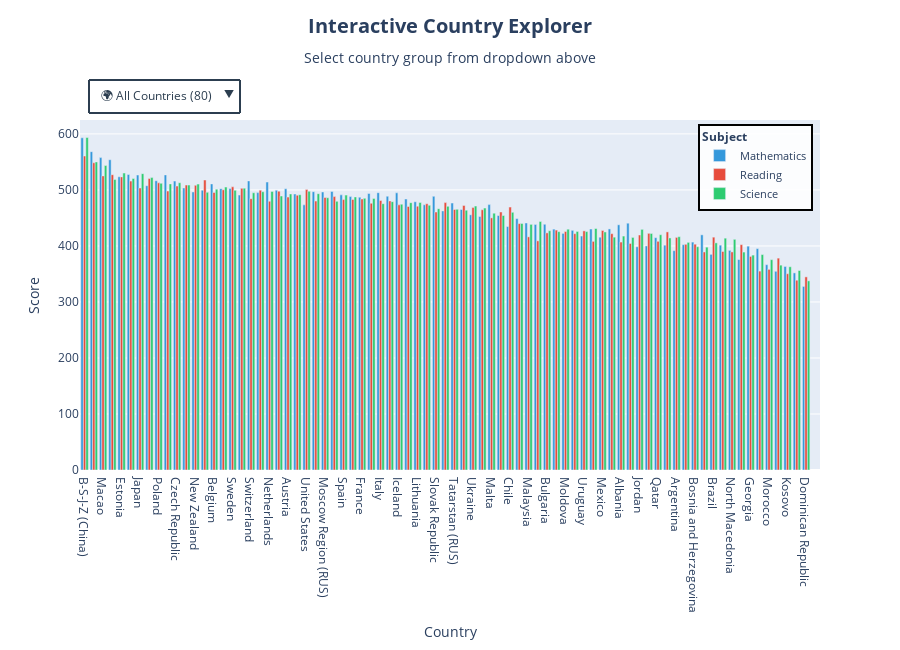

Write notebook code for a chart like this one.
### Markdown cell above
---
# Interactive Visualizations
---

### Code cell
# Interactive Plot 1: Country Performance Explorer
# Prepare data
plot_data = country_scores[['Math', 'Reading', 'Science', 'Overall']].reset_index()
plot_data.columns = ['Country', 'Mathematics', 'Reading', 'Science', 'Overall']
plot_data = plot_data.sort_values('Overall', ascending=False)

# Country groups
all_countries = plot_data['Country'].tolist()
top10_countries = plot_data.nlargest(10, 'Overall')['Country'].tolist()
top20_countries = plot_data.nlargest(20, 'Overall')['Country'].tolist()
top5_countries = plot_data.nlargest(5, 'Overall')['Country'].tolist()
greece_comparison = top5_countries + ['Greece'] if 'Greece' not in top5_countries else top5_countries

# Create figure with dropdown menus
fig = go.Figure()

# Add traces for all three subjects
subjects = ['Mathematics', 'Reading', 'Science']
colors = ['#3498db', '#e74c3c', '#2ecc71']

for subject, color in zip(subjects, colors):
    fig.add_trace(go.Bar(
        x=plot_data['Country'],
        y=plot_data[subject],
        name=subject,
        marker=dict(color=color),
        hovertemplate='<b>%{x}</b><br>' + subject + ': %{y:.1f}<extra></extra>'
    ))

# Create dropdown menu for country selection
country_buttons = []

# All Countries button
country_buttons.append(
    dict(label='🌍 All Countries (80)', method='update',
         args=[{'x': [all_countries, all_countries, all_countries],
                'y': [plot_data['Mathematics'].tolist(), 
                      plot_data['Reading'].tolist(), 
                      plot_data['Science'].tolist()]}])
)

# Top 10 button
country_buttons.append(
    dict(label='🏆 Top 10', method='update',
         args=[{'x': [top10_countries, top10_countries, top10_countries],
                'y': [[plot_data[plot_data['Country']==c][s].values[0] for c in top10_countries] 
                      for s in subjects]}])
)

# Top 20 button
country_buttons.append(
    dict(label='⭐ Top 20', method='update',
         args=[{'x': [top20_countries, top20_countries, top20_countries],
                'y': [[plot_data[plot_data['Country']==c][s].values[0] for c in top20_countries] 
                      for s in subjects]}])
)

# Greece vs Top 5 button
country_buttons.append(
    dict(label='🇬🇷 Greece vs Top 5', method='update',
         args=[{'x': [greece_comparison, greece_comparison, greece_comparison],
                'y': [[plot_data[plot_data['Country']==c][s].values[0] for c in greece_comparison] 
                      for s in subjects]}])
)

# Update layout with FIXED dropdown positioning - now OUTSIDE the plot area!
fig.update_layout(
    title={
        'text': '<b>Interactive Country Explorer</b><br><sub>Select country group from dropdown above</sub>',
        'y': 0.95,
        'x': 0.5,
        'xanchor': 'center',
        'yanchor': 'top',
        'font': {'size': 20}
    },
    xaxis_title='Country',
    yaxis_title='Score',
    barmode='group',
    height=650,
    margin=dict(t=120),  # Add top margin for dropdown
    hovermode='closest',
    showlegend=True,
    legend=dict(
        title=dict(text='<b>Subject</b>', font=dict(size=12)),
        orientation="v",
        yanchor="top",
        y=0.99,
        xanchor="right",
        x=0.99,
        bgcolor="rgba(255, 255, 255, 0.9)",
        bordercolor="Black",
        borderwidth=2,
        font=dict(size=11)
    ),
    xaxis={'categoryorder': 'total descending'},
    updatemenus=[
        dict(
            active=0,
            buttons=country_buttons,
            direction='down',
            pad={"r": 10, "t": 10},
            showactive=True,
            x=0.01,
            xanchor='left',
            y=1.15,  # MOVED ABOVE THE PLOT!
            yanchor='top',
            bgcolor='rgba(255, 255, 255, 0.95)',
            bordercolor='#2c3e50',
            borderwidth=2,
            font=dict(size=12, color='#2c3e50')
        )
    ]
)

fig.show()
print("\n✓ Interactive Plot 1: Country Performance Explorer ready!")
print("   Dropdown menu now positioned ABOVE the chart (no overlap!)")
print("   Filters: 🌍 All Countries | 🏆 Top 10 | ⭐ Top 20 | 🇬🇷 Greece vs Top 5")
print("   Legend: Math (Blue) | Reading (Red) | Science (Green)")

### Figure 1 — Plotly figure (JSON) as saved in the notebook; plotly's stock layout.template omitted (floating-point values rounded to 4 significant figures; data arrays with more than 128 entries replaced by an {"elided": "..."} marker saying what was removed)
{"data": [{"hovertemplate": "<b>%{x}</b><br>Mathematics: %{y:.1f}<extra></extra>", "marker": {"color": "#3498db"}, "name": "Mathematics", "type": "bar", "x": ["B-S-J-Z (China)", "Singapore", "Macao", "Hong Kong", "Estonia", "Korea", "Japan", "Finland", "Poland", "Chinese Taipei", "Czech Republic", "Canada", "New Zealand", "Ireland", "Belgium", "Germany", "Sweden", "Australia", "Switzerland", "United Kingdom", "Netherlands", "Norway", "Austria", "Portugal", "United States", "Slovenia", "Moscow Region (RUS)", "Denmark", "Spain", "Hungary", "France", "Latvia", "Italy", "Russian Federation", "Iceland", "Luxembourg", "Lithuania", "Belarus", "Slovak Republic", "Croatia", "Tatarstan (RUS)", "Israel", "Ukraine", "Turkey", "Malta", "Greece", "Chile", "Serbia", "Malaysia", "Thailand", "Bulgaria", "Romania", "Moldova", "United Arab Emirates", "Uruguay", "Brunei Darussalam", "Mexico", "Montenegro", "Albania", "Kazakhstan", "Jordan", "Colombia", "Qatar", "Costa Rica", "Argentina", "Peru", "Bosnia and Herzegovina", "Baku (Azerbaijan)", "Brazil", "Indonesia", "North Macedonia", "Saudi Arabia", "Georgia", "Lebanon", "Morocco", "Panama", "Kosovo", "Philippines", "Dominican Republic", "Vietnam"], "y": [593.1, 568.3, 557.7, 553.9, 523.5, 527.5, 526.6, 507.5, 516.4, 526.9, 515.7, 503.5, 496.4, 499.6, 510.8, 502.2, 502.4, 490.7, 516.1, 495.2, 514.1, 499.6, 502, 492.7, 473.3, 496.9, 496.3, 497.3, 491.2, 488.1, 487.0, 493.7, 495.1, 488.8, 494.8, 483.8, 478.9, 473.4, 488.6, 462.6, 476.6, 465.0, 455.6, 452.6, 473.8, 454.2, 434.6, 448.8, 441, 438.4, 438.7, 430.0, 422.4, 427.9, 417.7, 430.2, 415.6, 430.4, 437.7, 440.6, 398.5, 400.0, 414.8, 401.4, 391.6, 402.2, 406.9, 419.9, 385.0, 401.4, 392.1, 375.7, 399.6, 395.2, 366.5, 354.7, 363.4, 351.9, 327.7, null]}, {"hovertemplate": "<b>%{x}</b><br>Reading: %{y:.1f}<extra></extra>", "marker": {"color": "#e74c3c"}, "name": "Reading", "type": "bar", "x": ["B-S-J-Z (China)", "Singapore", "Macao", "Hong Kong", "Estonia", "Korea", "Japan", "Finland", "Poland", "Chinese Taipei", "Czech Republic", "Canada", "New Zealand", "Ireland", "Belgium", "Germany", "Sweden", "Australia", "Switzerland", "United Kingdom", "Netherlands", "Norway", "Austria", "Portugal", "United States", "Slovenia", "Moscow Region (RUS)", "Denmark", "Spain", "Hungary", "France", "Latvia", "Italy", "Russian Federation", "Iceland", "Luxembourg", "Lithuania", "Belarus", "Slovak Republic", "Croatia", "Tatarstan (RUS)", "Israel", "Ukraine", "Turkey", "Malta", "Greece", "Chile", "Serbia", "Malaysia", "Thailand", "Bulgaria", "Romania", "Moldova", "United Arab Emirates", "Uruguay", "Brunei Darussalam", "Mexico", "Montenegro", "Albania", "Kazakhstan", "Jordan", "Colombia", "Qatar", "Costa Rica", "Argentina", "Peru", "Bosnia and Herzegovina", "Baku (Azerbaijan)", "Brazil", "Indonesia", "North Macedonia", "Saudi Arabia", "Georgia", "Lebanon", "Morocco", "Panama", "Kosovo", "Philippines", "Dominican Republic", "Vietnam"], "y": [560.5, 548.5, 525.1, 527.2, 523.3, 515.8, 503.5, 520.3, 512.6, 498, 506.9, 508.6, 508.2, 517.7, 495.4, 500.2, 505.5, 502.9, 484.4, 499.6, 479.8, 497.8, 487.1, 490.6, 500.6, 480.1, 486.5, 488.1, 482.7, 482.9, 483.8, 476.2, 481.1, 480.3, 473.3, 470.5, 471.1, 475.3, 460.6, 477.4, 465.1, 472.3, 468.5, 464.6, 450.1, 460.6, 469.4, 439.9, 416.2, 409.1, 423.3, 428.3, 425.8, 421.9, 426.9, 408.2, 427.6, 421.9, 407.0, 404.4, 419.5, 422.5, 408.3, 425.1, 415.3, 402.9, 403.1, 389.2, 415.6, 390.1, 389.3, 402.3, 381.3, 355.1, 358.2, 378.2, 350.4, 338.8, 344.8, null]}, {"hovertemplate": "<b>%{x}</b><br>Science: %{y:.1f}<extra></extra>", "marker": {"color": "#2ecc71"}, "name": "Science", "type": "bar", "x": ["B-S-J-Z (China)", "Singapore", "Macao", "Hong Kong", "Estonia", "Korea", "Japan", "Finland", "Poland", "Chinese Taipei", "Czech Republic", "Canada", "New Zealand", "Ireland", "Belgium", "Germany", "Sweden", "Australia", "Switzerland", "United Kingdom", "Netherlands", "Norway", "Austria", "Portugal", "United States", "Slovenia", "Moscow Region (RUS)", "Denmark", "Spain", "Hungary", "France", "Latvia", "Italy", "Russian Federation", "Iceland", "Luxembourg", "Lithuania", "Belarus", "Slovak Republic", "Croatia", "Tatarstan (RUS)", "Israel", "Ukraine", "Turkey", "Malta", "Greece", "Chile", "Serbia", "Malaysia", "Thailand", "Bulgaria", "Romania", "Moldova", "United Arab Emirates", "Uruguay", "Brunei Darussalam", "Mexico", "Montenegro", "Albania", "Kazakhstan", "Jordan", "Colombia", "Qatar", "Costa Rica", "Argentina", "Peru", "Bosnia and Herzegovina", "Baku (Azerbaijan)", "Brazil", "Indonesia", "North Macedonia", "Saudi Arabia", "Georgia", "Lebanon", "Morocco", "Panama", "Kosovo", "Philippines", "Dominican Republic", "Vietnam"], "y": [593.6, 550.0, 543.5, 518.5, 530.1, 520.3, 529.0, 522.0, 511.8, 510.8, 512.9, 508.7, 510.4, 495.8, 501.4, 505.1, 499.4, 503.2, 494.9, 496.7, 497.4, 489.1, 492.8, 491.4, 497.6, 493.2, 486, 479.6, 490.7, 487.5, 485.0, 484.9, 475.4, 479.0, 474.6, 477.2, 477.7, 472.6, 466.5, 470.7, 465.5, 463.9, 471.1, 467.6, 458.6, 454.3, 459.9, 440.1, 438.5, 443.7, 427.2, 425.5, 429.9, 425.9, 425.6, 431.1, 425.0, 415.7, 417.6, 415.2, 429.6, 422.3, 420.0, 414.3, 416.5, 406.4, 398.6, 397.9, 405.5, 413.9, 411.8, 389.1, 383.7, 384.6, 375.5, 365.7, 362.8, 356.1, 337.7, null]}], "layout": {"barmode": "group", "height": 650, "hovermode": "closest", "legend": {"bgcolor": "rgba(255, 255, 255, 0.9)", "bordercolor": "Black", "borderwidth": 2, "font": {"size": 11}, "orientation": "v", "title": {"font": {"size": 12}, "text": "<b>Subject</b>"}, "x": 0.99, "xanchor": "right", "y": 0.99, "yanchor": "top"}, "margin": {"t": 120}, "showlegend": true, "title": {"font": {"size": 20}, "text": "<b>Interactive Country Explorer</b><br><sub>Select country group from dropdown above</sub>", "x": 0.5, "xanchor": "center", "y": 0.95, "yanchor": "top"}, "updatemenus": [{"active": 0, "bgcolor": "rgba(255, 255, 255, 0.95)", "bordercolor": "#2c3e50", "borderwidth": 2, "buttons": [{"args": [{"x": {"elided": "3x80 str values"}, "y": {"elided": "3x80 float values"}}], "label": "🌍 All Countries (80)", "method": "update"}, {"args": [{"x": [["B-S-J-Z (China)", "Singapore", "Macao", "Hong Kong", "Estonia", "Korea", "Japan", "Finland", "Poland", "Chinese Taipei"], ["B-S-J-Z (China)", "Singapore", "Macao", "Hong Kong", "Estonia", "Korea", "Japan", "Finland", "Poland", "Chinese Taipei"], ["B-S-J-Z (China)", "Singapore", "Macao", "Hong Kong", "Estonia", "Korea", "Japan", "Finland", "Poland", "Chinese Taipei"]], "y": [[593.1, 568.3, 557.7, 553.9, 523.5, 527.5, 526.6, 507.5, 516.4, 526.9], [560.5, 548.5, 525.1, 527.2, 523.3, 515.8, 503.5, 520.3, 512.6, 498], [593.6, 550.0, 543.5, 518.5, 530.1, 520.3, 529.0, 522.0, 511.8, 510.8]]}], "label": "🏆 Top 10", "method": "update"}, {"args": [{"x": [["B-S-J-Z (China)", "Singapore", "Macao", "Hong Kong", "Estonia", "Korea", "Japan", "Finland", "Poland", "Chinese Taipei", "Czech Republic", "Canada", "New Zealand", "Ireland", "Belgium", "Germany", "Sweden", "Australia", "Switzerland", "United Kingdom"], ["B-S-J-Z (China)", "Singapore", "Macao", "Hong Kong", "Estonia", "Korea", "Japan", "Finland", "Poland", "Chinese Taipei", "Czech Republic", "Canada", "New Zealand", "Ireland", "Belgium", "Germany", "Sweden", "Australia", "Switzerland", "United Kingdom"], ["B-S-J-Z (China)", "Singapore", "Macao", "Hong Kong", "Estonia", "Korea", "Japan", "Finland", "Poland", "Chinese Taipei", "Czech Republic", "Canada", "New Zealand", "Ireland", "Belgium", "Germany", "Sweden", "Australia", "Switzerland", "United Kingdom"]], "y": [[593.1, 568.3, 557.7, 553.9, 523.5, 527.5, 526.6, 507.5, 516.4, 526.9, 515.7, 503.5, 496.4, 499.6, 510.8, 502.2, 502.4, 490.7, 516.1, 495.2], [560.5, 548.5, 525.1, 527.2, 523.3, 515.8, 503.5, 520.3, 512.6, 498, 506.9, 508.6, 508.2, 517.7, 495.4, 500.2, 505.5, 502.9, 484.4, 499.6], [593.6, 550.0, 543.5, 518.5, 530.1, 520.3, 529.0, 522.0, 511.8, 510.8, 512.9, 508.7, 510.4, 495.8, 501.4, 505.1, 499.4, 503.2, 494.9, 496.7]]}], "label": "⭐ Top 20", "method": "update"}, {"args": [{"x": [["B-S-J-Z (China)", "Singapore", "Macao", "Hong Kong", "Estonia", "Greece"], ["B-S-J-Z (China)", "Singapore", "Macao", "Hong Kong", "Estonia", "Greece"], ["B-S-J-Z (China)", "Singapore", "Macao", "Hong Kong", "Estonia", "Greece"]], "y": [[593.1, 568.3, 557.7, 553.9, 523.5, 454.2], [560.5, 548.5, 525.1, 527.2, 523.3, 460.6], [593.6, 550.0, 543.5, 518.5, 530.1, 454.3]]}], "label": "🇬🇷 Greece vs Top 5", "method": "update"}], "direction": "down", "font": {"color": "#2c3e50", "size": 12}, "pad": {"r": 10, "t": 10}, "showactive": true, "x": 0.01, "xanchor": "left", "y": 1.15, "yanchor": "top"}], "xaxis": {"categoryorder": "total descending", "title": {"text": "Country"}}, "yaxis": {"title": {"text": "Score"}}}}
